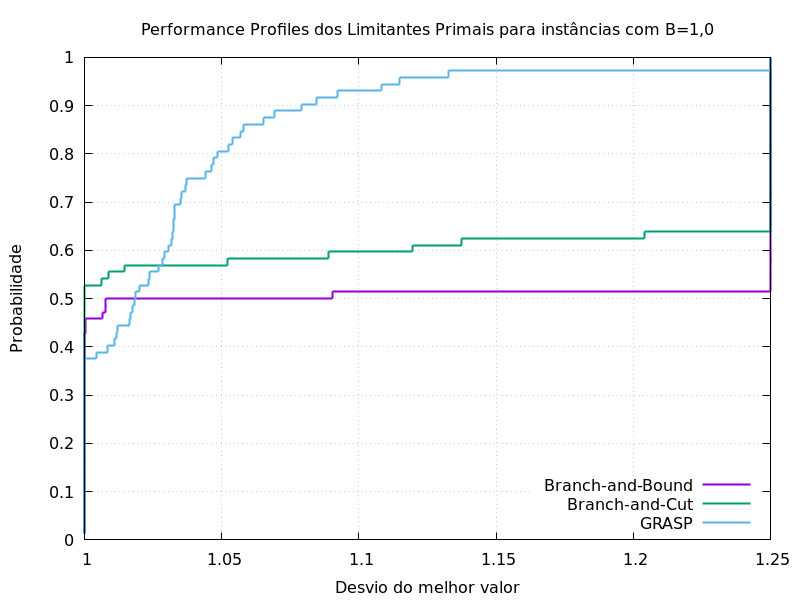

gnuplot code for this plot:
#! /usr/bin/gnuplot
set terminal pngcairo size 800,600
set grid
set output "10-primal.png"
set title "Performance Profiles dos Limitantes Primais para instâncias com B=1,0"
set xlabel "Desvio do melhor valor"
set ylabel "Probabilidade"
set key right bottom
plot "10-primal.csv" using 2:1 with steps linewidth 2 title "Branch-and-Bound", "10-primal.csv" using 3:1 with steps linewidth 2 title "Branch-and-Cut", "10-primal.csv" using 4:1 with steps linewidth 2 title "GRASP"
